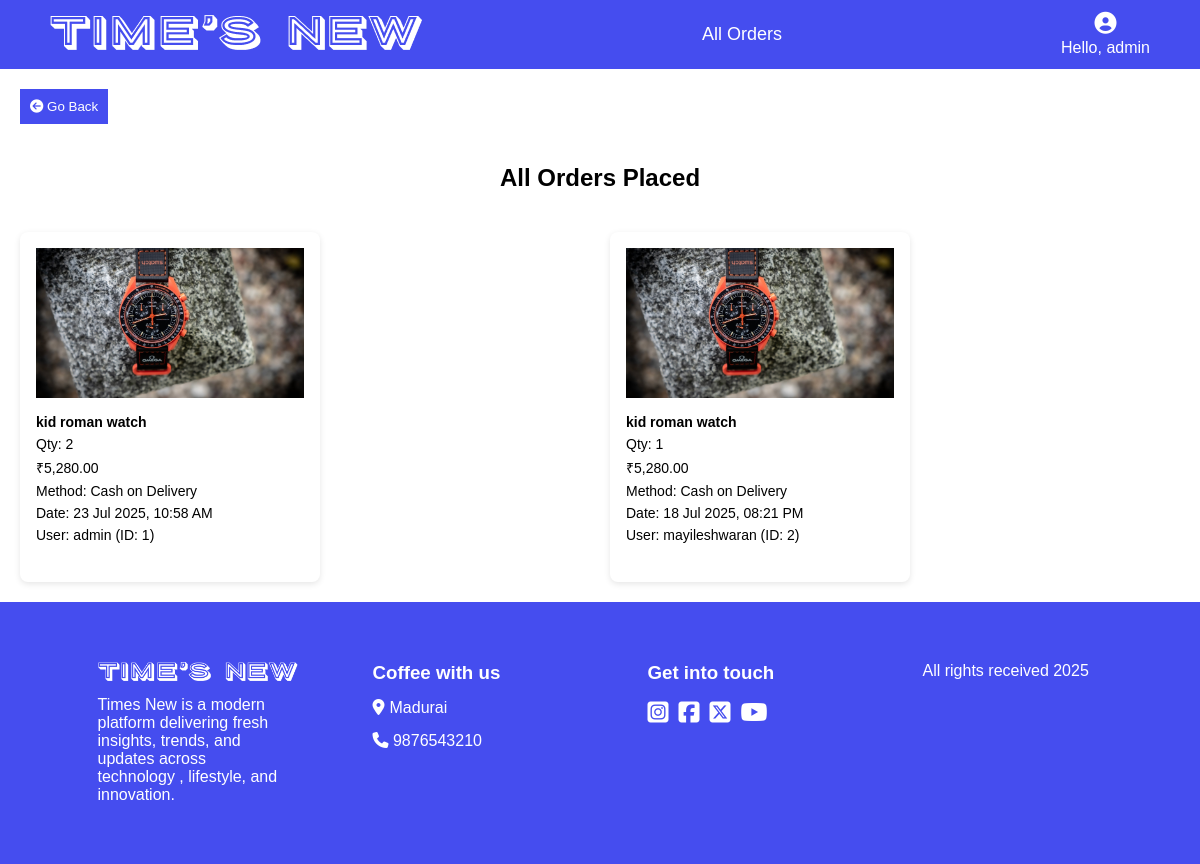
Page /orders-admin.php (signed in) on the earlier database version.
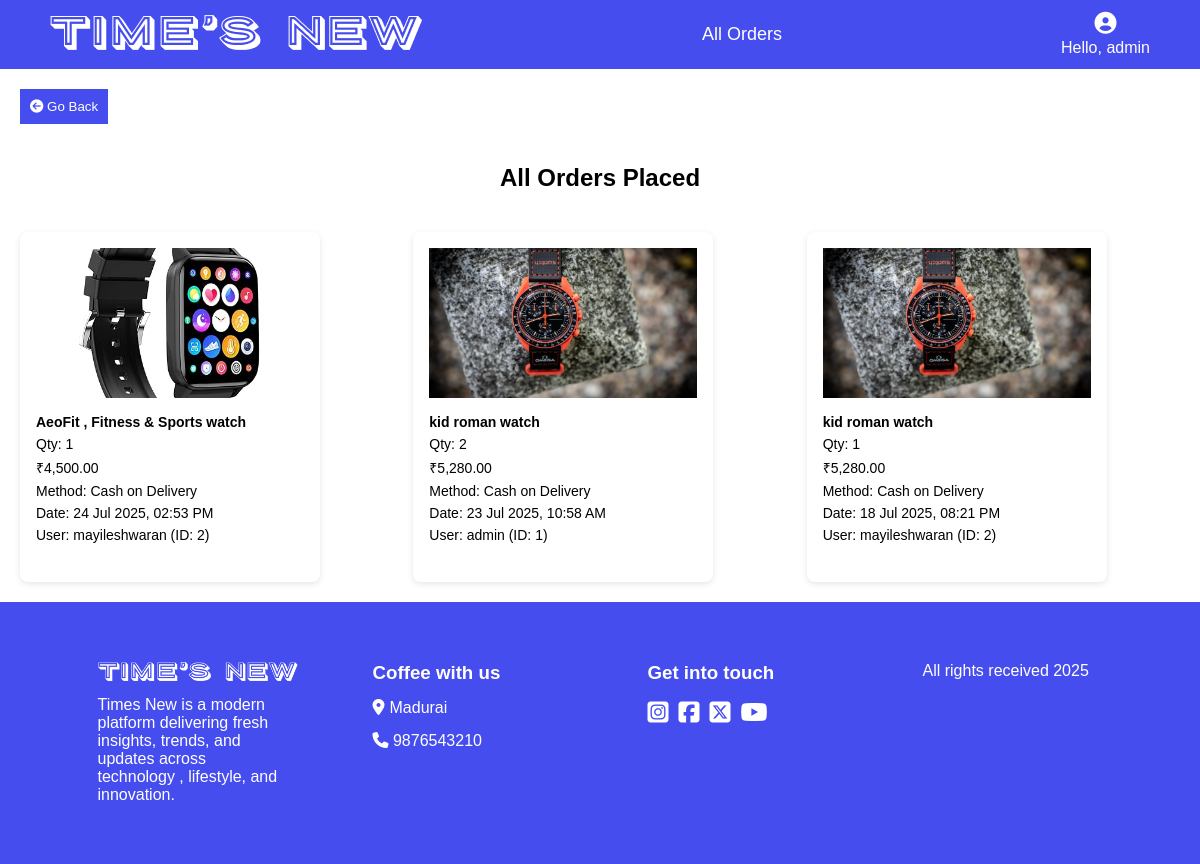
Same page on the later database version.
### tables this page shows
CREATE TABLE `users` (
  `id` int(11) NOT NULL,
  `name` varchar(100) NOT NULL,
  `email` varchar(100) NOT NULL,
  `password` varchar(100) NOT NULL,
  `role` enum('superadmin','admin','user') NOT NULL DEFAULT 'user',
  `status` varchar(10) DEFAULT 'active'
);

CREATE TABLE `orders` (
  `id` int(11) NOT NULL,
  `product_id` int(11) DEFAULT NULL,
  `quantity` int(11) DEFAULT 1,
  `price` decimal(10,2) DEFAULT NULL,
  `created_at` datetime DEFAULT current_timestamp(),
  `payment_method` varchar(50) DEFAULT NULL,
  `fullname` varchar(100) DEFAULT NULL,
  `address` text DEFAULT NULL,
  `city` varchar(100) DEFAULT NULL,
  `pincode` varchar(10) DEFAULT NULL,
  `phone` varchar(15) DEFAULT NULL,
  `user_id` int(11) DEFAULT NULL
);

CREATE TABLE `products` (
  `id` int(11) NOT NULL,
  `name` varchar(255) NOT NULL,
  `price` decimal(10,2) NOT NULL,
  `discount_percent` int(11) DEFAULT 0,
  `type` varchar(100) DEFAULT NULL,
  `brand` varchar(100) DEFAULT NULL,
  `image_path` varchar(255) DEFAULT NULL,
  `quantity` int(11) NOT NULL DEFAULT 0,
  `status` enum('active','inactive') NOT NULL DEFAULT 'active'
);

### orders-admin.php (the view, shortened to what this page needs)
<?php
include 'db.php';
$user_id = $_SESSION['user_id'];
$query = "SELECT name, role FROM users WHERE id = ?";
$stmt = $conn->prepare($query);
$stmt->bind_param("i", $user_id);
$stmt->execute();
$stmt->bind_result($username, $role);
$is_admin = in_array($role, ['admin', 'superadmin']);
$sql = "SELECT
            o.id AS order_id,
            o.product_id,
            o.quantity,
            o.price,
            o.payment_method,
            o.created_at,
            o.user_id,
            p.name AS product_name,
            p.image_path,
            u.name AS user_name
        FROM orders o
        JOIN products p ON o.product_id = p.id
        JOIN users u ON o.user_id = u.id ";
$sql .= " ORDER BY o.created_at DESC";
$stmt = $conn->prepare($sql);
if ($is_admin) {
    $stmt->execute();
} else {
    $stmt->bind_param("i", $user_id);
    $stmt->execute();
}
$result = $stmt->get_result();
?>
<!DOCTYPE html>
<html>
<head>
  <link rel="stylesheet" href="./css/nav.css">
  <link rel="stylesheet" href="./css/order.css">
  <link rel="stylesheet" href="https://cdnjs.cloudflare.com/ajax/libs/font-awesome/6.7.2/css/all.min.css">
</head>
<body>
<div class="navbar">
  <div class="logo"><img src="./image/Time’s new.png" alt=""></div>
  <div class="center"><?= $is_admin ? 'All Orders' : 'Your Orders' ?></div>
  <div class="right">
    <i class="fas fa-user-circle profile-icon"></i>
    <p class="text" style="color: white;">Hello, <?= htmlspecialchars($username) ?></p>
  </div>
</div>
<div class="arrow">
  <button onclick="history.back()" class="btn-back"><i class="fa-solid fa-circle-arrow-left"></i> Go Back </button>
</div>
<h2><?= $is_admin ? 'All Orders Placed' : 'Your Orders' ?></h2>
<?php if ($result->num_rows > 0): ?>
  <div class="order-grid">
    <?php while ($row = $result->fetch_assoc()): ?>
      <div class="order-card">
        <img src="uploads/<?= htmlspecialchars($row['image_path']) ?>" alt="<?= htmlspecialchars($row['product_name']) ?>">
        <div class="order-info">
          <p><strong><?= htmlspecialchars($row['product_name']) ?></strong></p>
          <p>Qty: <?= $row['quantity'] ?></p>
          <p>₹<?= number_format($row['price'], 2) ?></p>
          <p>Method: <?= $row['payment_method'] ?></p>
          <p>Date: <?= date('d M Y, h:i A', strtotime($row['created_at'])) ?></p>
          <?php if ($is_admin): ?>
            <p>User: <?= htmlspecialchars($row['user_name']) ?> (ID: <?= $row['user_id'] ?>)</p>
          <?php endif; ?>
        </div>
      </div>
    <?php endwhile; ?>
  </div>
<?php else: ?>
  <div class="no-orders">No orders found.</div>
<?php endif; ?>
<footer>
    <div class="foot-1">
             <img src="./image/Time’s new.png" alt="" width="200px">
             <p>Times New is a modern platform delivering fresh insights, trends, and updates across technology
                , lifestyle, and innovation.</p>
    </div>
    <div class="foot-3">
        <h3>Coffee with us</h3>
         <div class="fr"><i class="fa-solid fa-location-dot"></i> <p>Madurai</p></div>
         <div class="fr"><a href="tel:+91 9876543210" target="_blank"><i class="fa-solid fa-phone"></i> <span> 9876543210</span>
                    </a></div>
    </div>
   <div class="foot-4">
    <h3>Get into touch</h3>
    <div class="foot-4a">
   <a href="https://www.instagram.com/accounts/login/?hl=en" target="_blank"> <i class="fa-brands fa-square-instagram"></i></a>
    <a href="https://www.facebook.com/login/" target="_blank"><i class="fa-brands fa-square-facebook"></i></a>
  <a href="https://x.com/i/flow/login" target="_blank"><i class="fa-brands fa-square-x-twitter"></i></a>
  <a href="https://www.youtube.com/" target="_blank"><i class="fa-brands fa-youtube"></i></a></div></div>
     <div class="foot-2">
          <p>All rights received 2025</p>
    </div>
    </footer>
</body>
</html>

### css/nav.css (style rules this page uses)
* { margin: 0; padding: 0; box-sizing: border-box; font-family: sans-serif; }
:root { --primary-color: #454DEF; --text-white: #ffffff; --text-black: #000000; --gray-bg: #f1f1f1; --light-blue-bg: #cccfff; --overlay-bg: rgba(0, 0, 0, 0.5); --form-shadow: 0 4px 8px 0 rgba(0, 0, 0, 0.2); --font-main: sans-serif; --font-xl: 80px; --font-lg: 50px; --font-md: 40px; --font-sm: 20px; --font-xs: 12px; }
.navbar { display: flex; justify-content: space-between; align-items: center; padding: 12px 50px; width: 100%; background-color: var(--primary-color); color: #fff; }
.navbar .logo { font-size: 20px; font-weight: bold; text-transform: uppercase; }
.navbar .center { font-size: 18px; }
.navbar .right { position: relative; }
.right { display: flex; flex-direction: column; align-items: center; justify-content: center; gap: 5px; }
.navbar .profile-icon { font-size: 22px; cursor: pointer; }
.text { color: var(--text-white); }
footer { display: flex; width: 100%; padding: 50px 50px 50px 50px; background-color: var(--primary-color); color: var(--text-white); justify-content: space-around; align-items: start; flex-wrap: wrap; }
.foot-1,.foot-2,.foot-3,.foot-4 { width: 20%; padding: 10px 20px 10px 20px; }
.foot-1 { display: flex; flex-direction: column; gap: 15px; }
.foot-1 p { font-size: 16px; text-align: start; color: var(--text-white); }
.foot-3 { display: flex; flex-direction: column; gap: 15px; align-self: flex-start; }
.foot-4 { display: flex; flex-direction: column; gap: 15px; align-self: flex-start; }
.arrow { padding: 20px; border-radius: 5px; }
.btn-back { background-color: var(--primary-color); color: var(--text-white); padding: 10px; border:none; }
.foot-4a { display: flex; gap: 5px; }
.foot-4a a { font-size: 24px; margin-right: 5px; text-decoration-color: none; color: var(--text-white); }
.fr { display: flex; color: var(--text-white); gap: 5px; }
.fr p { color: var(--text-white); }
.fr a { text-decoration: none; text-decoration-color: none; color: var(--text-white); }

### css/order.css (style rules this page uses)
* { margin: 0; padding: 0; box-sizing: border-box; font-family: sans-serif; }
:root { --primary-color: #454DEF; --text-white: #ffffff; --text-black: #000000; --gray-bg: #f1f1f1; --light-blue-bg: #cccfff; --overlay-bg: rgba(0, 0, 0, 0.5); --form-shadow: 0 4px 8px 0 rgba(0, 0, 0, 0.2); --font-main: sans-serif; --font-xl: 80px; --font-lg: 50px; --font-md: 40px; --font-sm: 20px; --font-xs: 12px; }
h2 { text-align: center; margin-bottom: 20px; }
.order-grid { display: grid; grid-template-columns: repeat(auto-fit, minmax(280px, 1fr)); gap: 20px; padding: 20px; flex-wrap: wrap; }
.order-card { background: white; border-radius: 8px; padding: 16px; width: 300px; height: 350px; box-shadow: 0 2px 6px rgba(0,0,0,0.1); display: flex; flex-direction: column; align-items: start; transition: transform 0.3s; }
.order-card img { width: 100%; height: 150px; object-fit: cover; margin-bottom: 10px; }
.order-info p { margin: 6px 0; font-size: 14px; }
h2 { margin-top: 20px; }

Differences in the rows shown:
added orders: product.image_path (picture), product.name "AeoFit , Fitness & Sports watch", quantity "1", price "4,500.00", payment_method "Cash on Delivery", created_at "24 Jul 2025, 02:53 PM", user.name "mayileshwaran", user "2"
